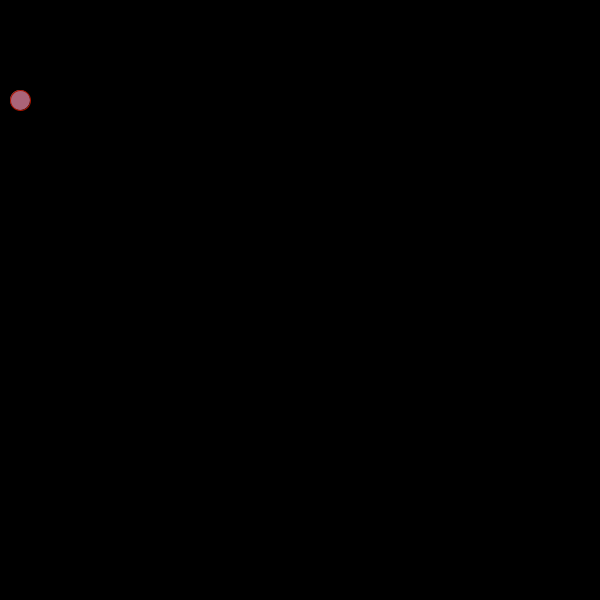
Frame 1 (no input)
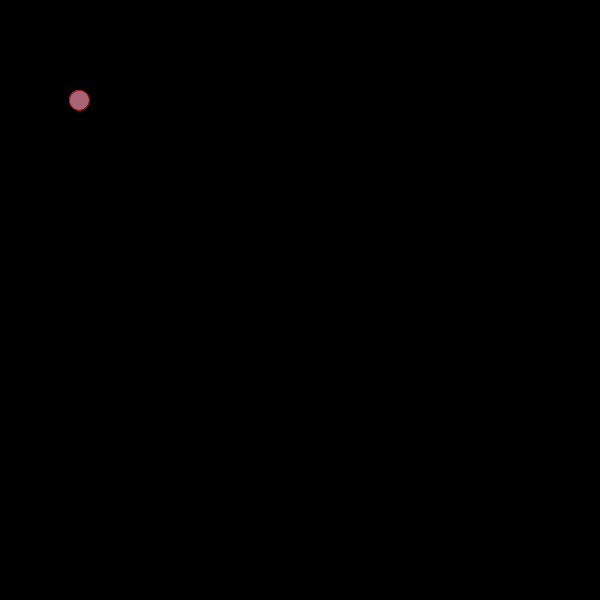
Frame 60 (the mouse pressed at the canvas centre just before this capture)
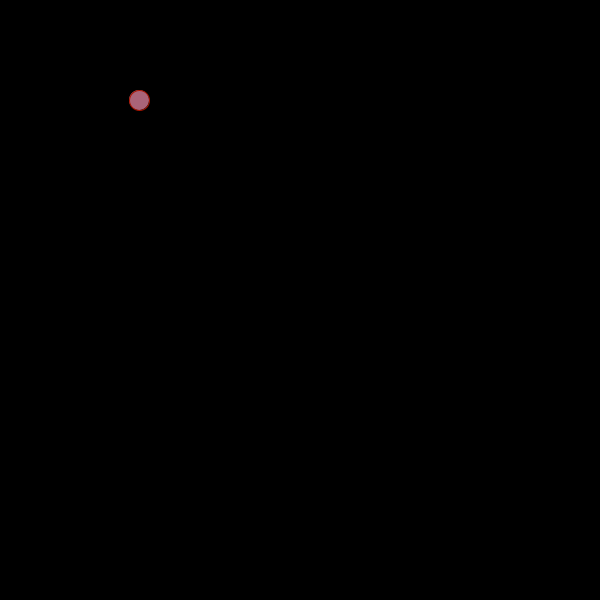
Frame 120 (the mouse held since frame 60 and released just before this capture)

The Processing sketch that drew these frames (run headless with seeded random() and noise(); from frame 60 on, the mouse is pressed at the canvas centre):

// Processing sketch: if_statement
// ── if_statement.pde
float x = 20; 
float xDelta = 1;
void setup(){
   size(600, 600);
   frameRate(200);
}

void draw(){
   background(0);
   
   fill(170, 100, 120);
   stroke(170, 20, 0);
  
   ellipse(x, 100, 20, 20);
   
   x = x + xDelta;
   if(x > 590){
     xDelta = -1;
   }
   if(x<10){
     xDelta = 1;
   }
}
